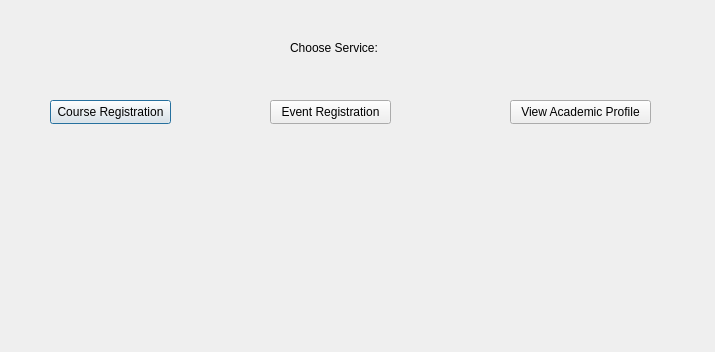
<?xml version="1.0" encoding="UTF-8"?>
<ui version="4.0">
 <class>student_homepage</class>
 <widget class="QDialog" name="student_homepage">
  <property name="geometry">
   <rect>
    <x>0</x>
    <y>0</y>
    <width>715</width>
    <height>352</height>
   </rect>
  </property>
  <property name="windowTitle">
   <string>Dialog</string>
  </property>
  <widget class="QLabel" name="student_choose_label">
   <property name="geometry">
    <rect>
     <x>290</x>
     <y>40</y>
     <width>101</width>
     <height>16</height>
    </rect>
   </property>
   <property name="text">
    <string>Choose Service:</string>
   </property>
  </widget>
  <widget class="QPushButton" name="course_regis_pushButton">
   <property name="geometry">
    <rect>
     <x>50</x>
     <y>100</y>
     <width>121</width>
     <height>24</height>
    </rect>
   </property>
   <property name="text">
    <string>Course Registration</string>
   </property>
  </widget>
  <widget class="QPushButton" name="event_regis_pushButton">
   <property name="geometry">
    <rect>
     <x>270</x>
     <y>100</y>
     <width>121</width>
     <height>24</height>
    </rect>
   </property>
   <property name="text">
    <string>Event Registration</string>
   </property>
  </widget>
  <widget class="QPushButton" name="academic_profile_pushButton">
   <property name="geometry">
    <rect>
     <x>510</x>
     <y>100</y>
     <width>141</width>
     <height>24</height>
    </rect>
   </property>
   <property name="text">
    <string>View Academic Profile</string>
   </property>
  </widget>
 </widget>
 <resources/>
 <connections/>
</ui>
